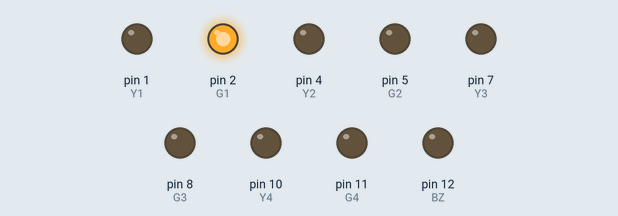
Bench run of a sketch on a simulated Arduino Uno, built with avr-gcc and run on an emulated ATmega328P. Shown: output pins drawn as LEDs (lit = HIGH). Pins used as bus, display or sensor lines are not drawn.

Above: at 1.5 s.
At 5.1 s:
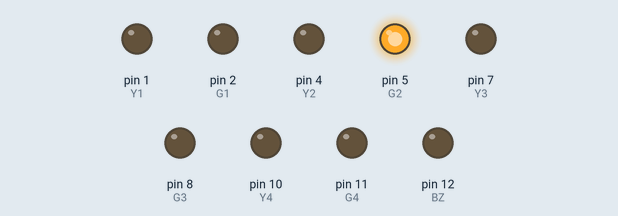
At 6.8 s:
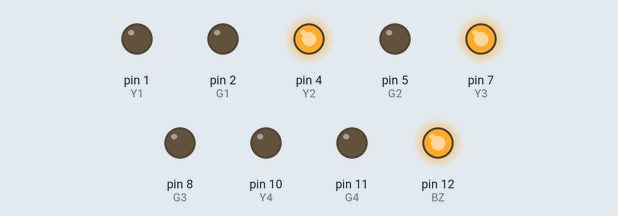
At 8.7 s:
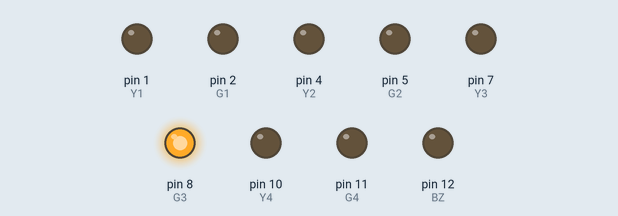
At 12.3 s:
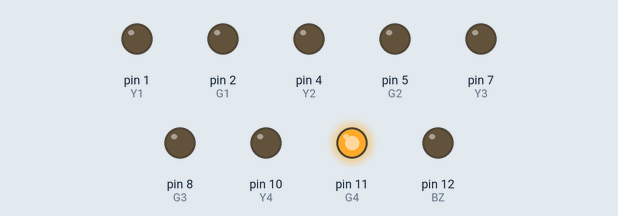
At 17.6 s:
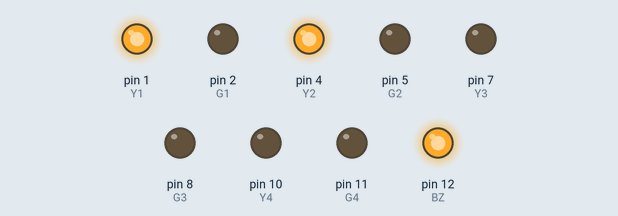
Timing chart, 0 to 18.7 s (numbered marks = the images above):
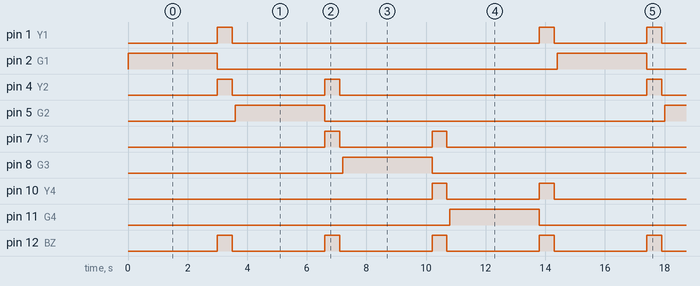

The sketch:

Contr_le_de_feux_de_circulation.ino
```cpp
//Define PIN Number

const int R1 = 0;   // Pin LED RED EAST
const int Y1 = 1;   // Pin LED YELLLOW EAST
const int G1 = 2;   // Pin LED GREEN EAST
const int R2 = 3;   // Pin LED RED SOUTH
const int Y2 = 4;   // Pin LED YELLLOW SOUTH
const int G2 = 5;   // Pin LED GREEN SOUTH
const int R3 = 6;   // Pin LED RED WEST
const int Y3 = 7;   // Pin LED YELLLOW WEST
const int G3 = 8;   // Pin LED GREEN WEST
const int R4 = 9;   // Pin LED RED NORTH
const int Y4 = 10;  // Pin LED YELLLOW NORTH
const int G4 = 11;  // Pin LED GREEN NORTH
const int BZ = 12;  // Pin Buzzer

int looping = 0;

//Define PIN Mode

void setup (){
  pinMode(R1, OUTPUT);
  pinMode(Y1, OUTPUT);
  pinMode(G1, OUTPUT);
  pinMode(R2, OUTPUT);
  pinMode(Y2, OUTPUT);
  pinMode(G2, OUTPUT);
  pinMode(R3, OUTPUT);
  pinMode(Y3, OUTPUT);
  pinMode(G3, OUTPUT);
  pinMode(R4, OUTPUT);
  pinMode(Y4, OUTPUT);
  pinMode(G4, OUTPUT);
  pinMode(BZ, OUTPUT);
}

void loop(){

LEDEAST();
LEDSOUTH();
LEDWEST();
LEDNORTH();
looping = looping +1;
}

void LEDEAST(){
  digitalWrite(G1, HIGH);
  digitalWrite(R2, HIGH);
  digitalWrite(R3, HIGH);
  digitalWrite(R4, HIGH);
  delay(3000);    // nyala lampu hijau 3 detik

  digitalWrite(G1, LOW);
  digitalWrite(Y1, HIGH);
  digitalWrite(Y2, HIGH);
  digitalWrite(R2, LOW);
  digitalWrite(BZ, HIGH);
  delay(500);   // nyala lampu kuning 1/2 detik
  digitalWrite(Y1, LOW);
  digitalWrite(Y2, LOW);
  digitalWrite(BZ, LOW);
  delay(100);
  digitalWrite(R1, HIGH);

}

void LEDSOUTH(){
  digitalWrite(G2, HIGH);
  digitalWrite(R2, LOW);
  digitalWrite(R3, HIGH);
  digitalWrite(R4, HIGH);
  delay(3000);    // nyala lampu hijau 3 detik

  digitalWrite(G2, LOW);
  digitalWrite(Y2, HIGH);
  digitalWrite(Y3, HIGH);
  digitalWrite(R3, LOW);
  digitalWrite(BZ, HIGH);
  delay(500);   // nyala lampu kuning 1/2 detik
  digitalWrite(Y3, LOW);
  digitalWrite(Y2, LOW);
  digitalWrite(BZ, LOW);
  delay(100);
  digitalWrite(R2, HIGH);

}

void LEDWEST(){
  digitalWrite(G3, HIGH);
  digitalWrite(R1, HIGH);
  digitalWrite(R3, LOW);
  digitalWrite(R4, HIGH);
  delay(3000);    // nyala lampu hijau 3 detik

  digitalWrite(G3, LOW);
  digitalWrite(Y3, HIGH);
  digitalWrite(Y4, HIGH);
  digitalWrite(R4, LOW);
  digitalWrite(BZ, HIGH);
  delay(500);   // nyala lampu kuning 1/2 detik
  digitalWrite(Y3, LOW);
  digitalWrite(Y4, LOW);
  digitalWrite(BZ, LOW);
  delay(100);
  digitalWrite(R3, HIGH);

}

void LEDNORTH(){
  digitalWrite(G4, HIGH);
  digitalWrite(R1, HIGH);
  digitalWrite(R2, HIGH);
  digitalWrite(R3, HIGH);
  digitalWrite(R4, LOW);
  delay(3000);    // nyala lampu hijau 3 detik

  digitalWrite(G4, LOW);
  digitalWrite(Y4, HIGH);
  digitalWrite(Y1, HIGH);
  digitalWrite(R1, LOW);
  digitalWrite(BZ, HIGH);
  delay(500);   // nyala lampu kuning 1/2 detik
  digitalWrite(Y4, LOW);
  digitalWrite(Y1, LOW);
  digitalWrite(BZ, LOW);
  delay(100);
  digitalWrite(R4, HIGH);

}
```

Measured:
- by itself, pin 1 (Y1): repeats every 14.4 s: LOW 10.3 s, HIGH 0.50 s, LOW 3.1 s, HIGH 0.50 s
- by itself, pin 2 (G1), pin 5 (G2), pin 8 (G3), pin 11 (G4): alternates HIGH for 3.0 s and LOW for 11.4 s
- by itself, pin 4 (Y2), pin 7 (Y3), pin 10 (Y4): repeats every 14.4 s: LOW 3.1 s, HIGH 0.50 s, LOW 10.3 s, HIGH 0.50 s
- by itself, pin 12 (BZ): alternates HIGH for 0.50 s and LOW for 3.1 s
